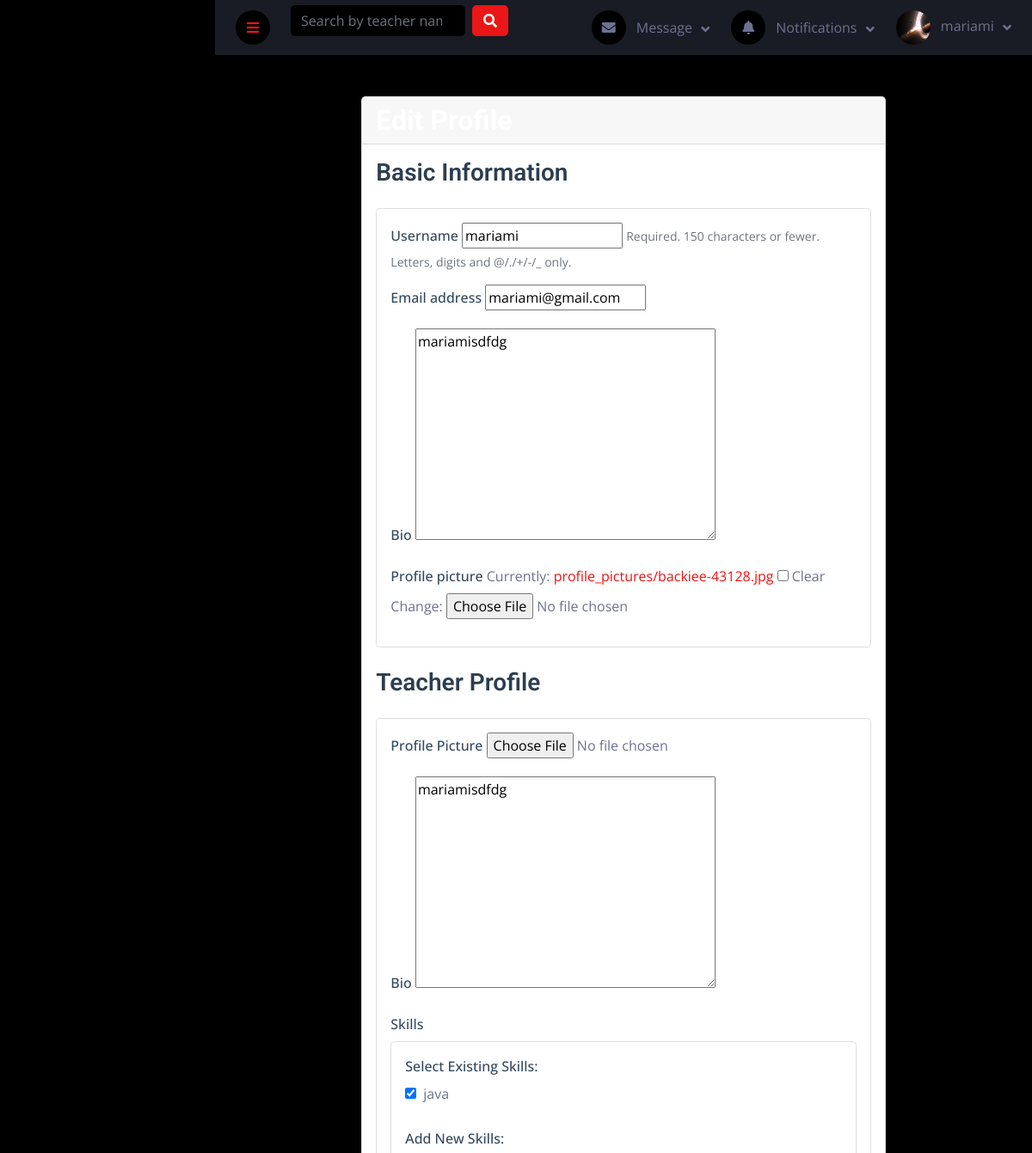
The app's page /teaching/profile-teacher/edit/ (signed in, upper part), older data.
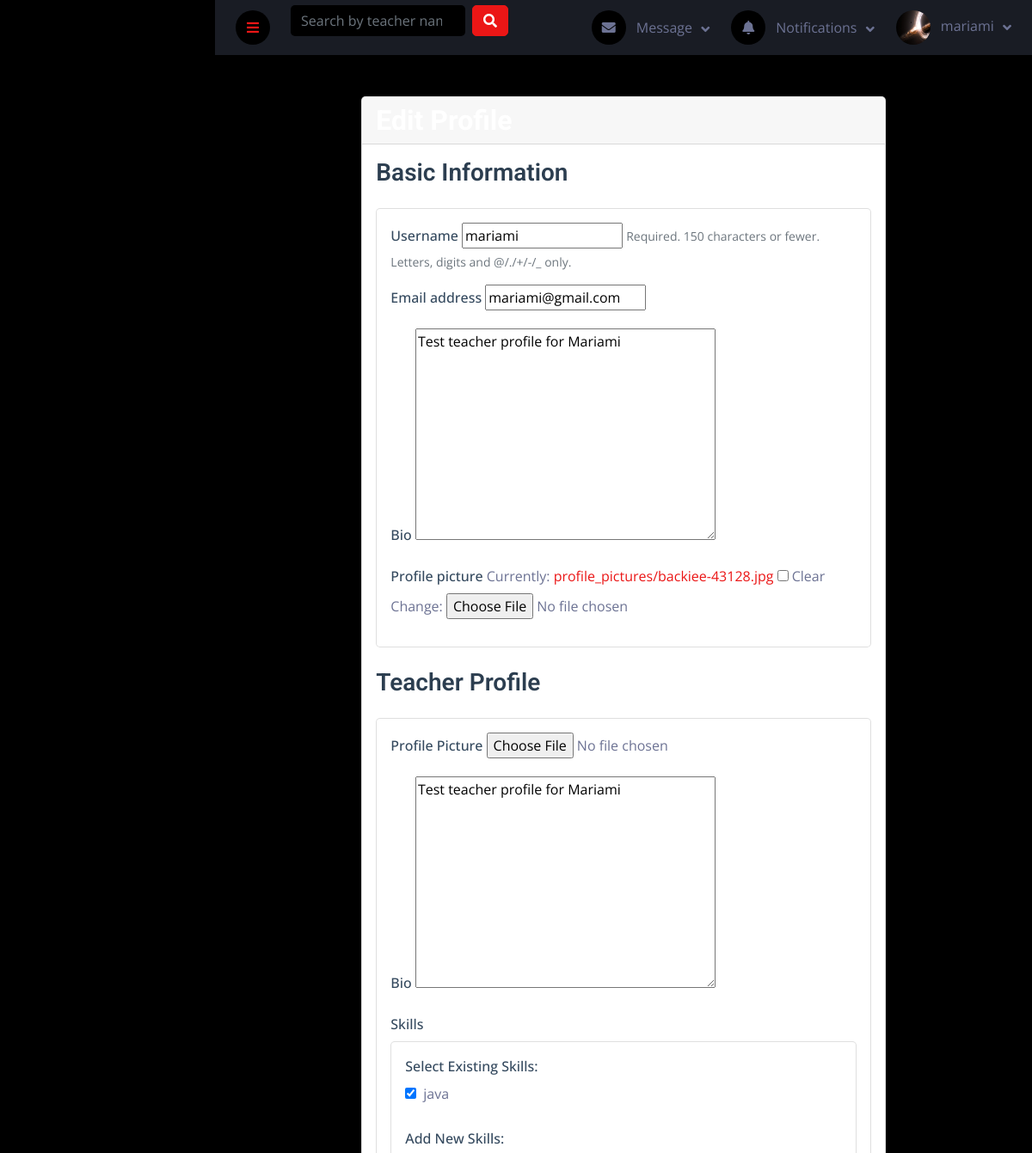
The same page, newer data.
### users/models.py (models this page shows, shortened)
class User(AbstractUser):
    ROLES = (
        ('student', 'Student'),
        ('teacher', 'Teacher'),
    )
    role = models.CharField(max_length=10, choices=ROLES)
    bio = models.TextField(blank=True, null=True)
    profile_picture = models.ImageField(upload_to='profile_pictures/', blank=True, null=True)
    date_joined = models.DateTimeField(auto_now_add=True)
    updated_at = models.DateTimeField(auto_now=True)
    class Meta:
        verbose_name = 'User'
        verbose_name_plural = 'Users'

### teaching/models.py (models this page shows, shortened)
class TeacherProfile(models.Model):
    user = models.OneToOneField(settings.AUTH_USER_MODEL, on_delete=models.CASCADE, related_name='teacher_profile')
    profile_picture = models.ImageField(upload_to='profile_pictures/', blank=True, null=True)
    bio = models.TextField(null=True, blank=True)
    skills = models.ManyToManyField(Skill, blank=True)
    hourly_rate = models.DecimalField(max_digits=6, decimal_places=2, default=0.0)
    communication_methods = models.JSONField(default=list, blank=True)
    experience_years = models.PositiveIntegerField(default=0)
    rating = models.FloatField(default=0, validators=[MinValueValidator(0), MaxValueValidator(5)])
    total_reviews = models.PositiveIntegerField(default=0)
    join_date = models.DateField(auto_now_add=True)

### teaching/views.py (the view)
# urls.py: path('profile-teacher/edit/', views.teacher_profile_edit, name='teacher_profile_edit'),
@login_required
def teacher_profile_edit(request):
    teacher_profile, created = TeacherProfile.objects.get_or_create(user=request.user)
    if request.method == 'POST':
        user_form = UserUpdateForm(request.POST, request.FILES, instance=request.user)
        profile_form = TeacherProfileForm(request.POST, request.FILES, instance=teacher_profile)
        if user_form.is_valid() and profile_form.is_valid():
            user_form.save()
            profile = profile_form.save(commit=False)
            new_skills_text = request.POST.get('new_skills', '')
            if new_skills_text:
                skill_names = [name.strip() for name in new_skills_text.split(',')]
                for skill_name in skill_names:
                    if skill_name:  # Only process non-empty skills
                        skill, _ = Skill.objects.get_or_create(name=skill_name)
                        profile.skills.add(skill)
            profile.save()
            profile_form.save_m2m()
            messages.success(request, 'Profile updated successfully!')
            return redirect('teacher_profile', teacher_id=teacher_profile.id)
    else:
        user_form = UserUpdateForm(instance=request.user)
        profile_form = TeacherProfileForm(instance=teacher_profile)
    return render(request, 'teaching/teacher_profile_edit.html', {
        'user_form': user_form,
        'profile_form': profile_form
    })

### users/forms.py
class UserUpdateForm(forms.ModelForm):
    class Meta:
        model = User
        fields = ('username', 'email', 'bio', 'profile_picture')

### teaching/forms.py (shortened to what this page needs)
class TeacherProfileForm(forms.ModelForm):
    new_skills = forms.CharField(
        required=False,
        widget=forms.Textarea(attrs={
            'class': 'form-control',
            'placeholder': 'Enter new skills, separated by commas'
        })
    )
    communication_methods = forms.MultipleChoiceField(
        choices=[
            ('teams', 'Microsoft Teams'),
            ('zoom', 'Zoom'),
            ('skype', 'Skype'),
            ('discord', 'Discord'),
            ('other', 'Other')
        ],
        widget=forms.CheckboxSelectMultiple(attrs={'class': 'communication-checkbox'}),
        required=False
    )
    skills = forms.ModelMultipleChoiceField(
        queryset=Skill.objects.all(),
        widget=forms.CheckboxSelectMultiple(attrs={'class': 'skills-checkbox'}),
        required=False
    )
    class Meta:
        model = TeacherProfile
        fields = ['profile_picture', 'bio', 'skills', 'experience_years', 'hourly_rate', 'communication_methods']

### teaching/models.py (called while the page is built)
    def __str__(self):
        return self.name

### teaching/templates/teaching/teacher_profile_edit.html (shortened to what this page needs)
{% extends 'base.html' %}
{% load static %}
{% block content %}
<div class="container mt-5">
    <div class="row justify-content-center">
        <div class="col-md-8">
            <div class="card">
                <div class="card-header">
                    <h2 class="mb-0">Edit Profile</h2>
                </div>
                <div class="card-body">
                    <form method="post" enctype="multipart/form-data" class="needs-validation" novalidate>
                        <div class="mb-4">
                            <h3 class="card-title">Basic Information</h3>
                            <div class="card p-3">
                                {% for field in user_form %}
                                <div class="mb-3">
                                    <label for="{{ field.id_for_label }}" class="form-label">
                                        {{ field.label }}
                                    </label>
                                    {{ field }}
                                    {% if field.help_text %}
                                    <small class="form-text text-muted">{{ field.help_text }}</small>
                                    {% endif %}
                                </div>
                                {% endfor %}
                            </div>
                        </div>
                        <div class="mb-4">
                            <h3 class="card-title">Teacher Profile</h3>
                            <div class="card p-3">
                                <div class="mb-3">
                                    <label class="form-label">Profile Picture</label>
                                    {{ profile_form.profile_picture }}
                                </div>
                                <div class="mb-3">
                                    <label class="form-label">Bio</label>
                                    {{ profile_form.bio }}
                                </div>
                                <div class="mb-3">
                                    <label class="form-label">Skills</label>
                                    <div class="card p-3">
                                        <div class="mb-2">
                                            <label class="form-label">Select Existing Skills:</label>
                                            {{ profile_form.skills }}
                                        </div>
                                        <div class="mt-3">
                                            <label class="form-label">Add New Skills:</label>
                                        </div>
                                    </div>
                                </div>
                            </div>
                        </div>
                    </form>
                </div>
            </div>
        </div>
    </div>
</div>
{% endblock %}

### templates/components/navbar.html (shortened to what this page needs)
<nav class="navbar navbar-expand bg-secondary navbar-dark sticky-top px-4 py-0">
    <a href="#" class="sidebar-toggler flex-shrink-0">
        <i class="fa fa-bars"></i>
    </a>
    <form class="d-none d-md-flex ms-4" action="{% url 'search_teachers' %}" method="get">
        <input
                class="form-control bg-dark border-0"
                type="search"
                name="q"
                placeholder="Search by teacher name or skill..."
                value="{{ request.GET.q|default:'' }}">
        <button class="btn btn-primary ms-2" type="submit">
            <i class="fa fa-search"></i>
        </button>
    </form>
    <div class="navbar-nav align-items-center ms-auto">
        <div class="nav-item dropdown">
            <a href="#" class="nav-link dropdown-toggle" data-bs-toggle="dropdown">
                <i class="fa fa-envelope me-lg-2"></i>
                <span class="d-none d-lg-inline-flex">Message</span>
            </a>
        </div>
        <div class="nav-item dropdown">
            <a href="#" class="nav-link dropdown-toggle" data-bs-toggle="dropdown">
                <i class="fa fa-bell me-lg-2"></i>
                <span class="d-none d-lg-inline-flex">Notifications</span>
            </a>
        </div>
        <div class="nav-item dropdown">
            <a href="#" class="nav-link dropdown-toggle" data-bs-toggle="dropdown">
                {% if user.profile_picture %}
                <img class="rounded-circle me-lg-2" src="{{ user.profile_picture.url }}" alt=""
                     style="width: 40px; height: 40px;">
                {% else %}
                <div class="rounded-circle me-lg-2 bg-light d-flex align-items-center justify-content-center"
                     style="width: 40px; height: 40px;">
                    <i class="fas fa-user"></i>
                </div>
                {% endif %}
                <span class="d-none d-lg-inline-flex">{{ request.user.username }}</span>
            </a>
        </div>
    </div>
</nav>

Row changes from the older to the newer data that the page shows:
changed User "mariami": bio "mariamisdfdg" → "Test teacher profile for Mariami"
changed TeacherProfile: bio "mariamisdfdg" → "Test teacher profile for Mariami"
